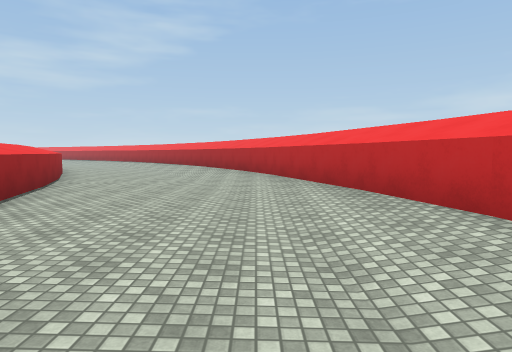
view 1 (above)

12 first-person views from a walk through a 3-D level made in the Unity game engine. The camera is 1.5 m above the floor, tilts 4° down and sees 75° across. The floor is counted in squares, 2 m on a side. Each view is taken from the middle of a square. On the plan, view 1 faces up. The plan holds only what a view shows up to about 11 squares ahead; the rest is blank. The place goes on beyond the plan. Surface patterns are stand-ins for the level's own textures.

view 2
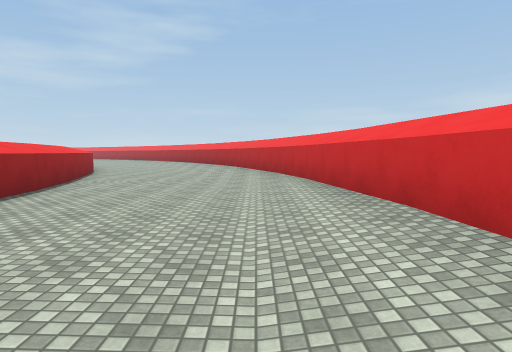

view 3
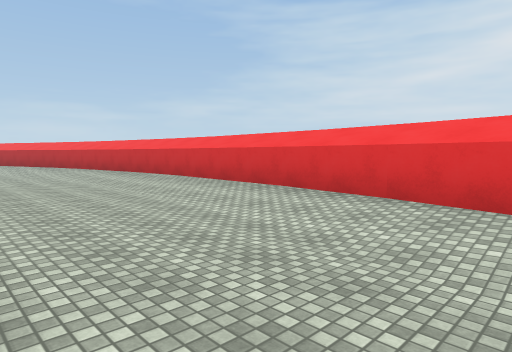

view 4
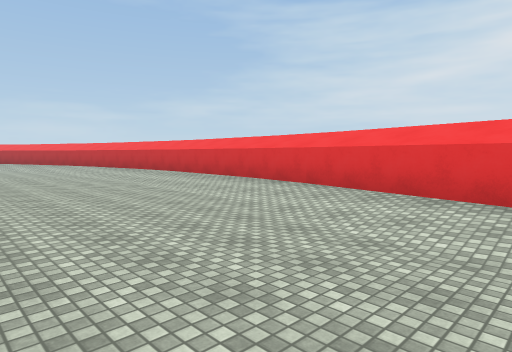

view 5
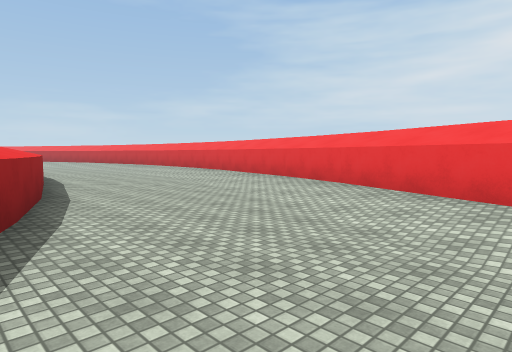

view 6
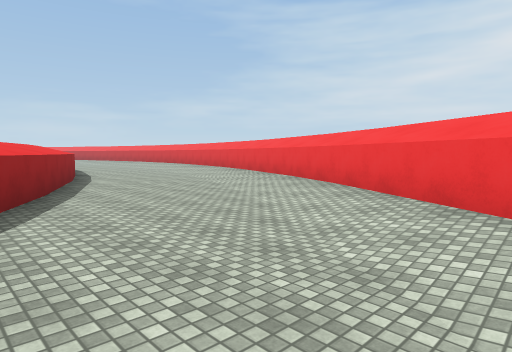

view 7
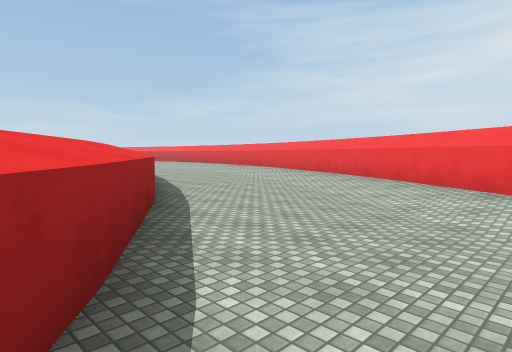

view 8
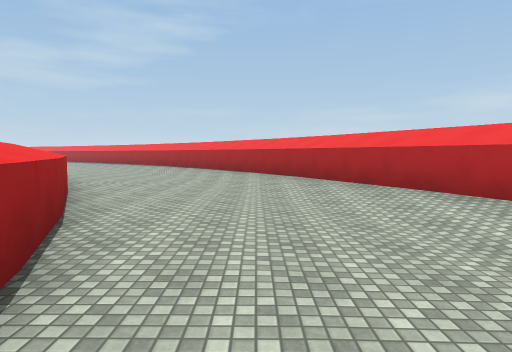

view 9
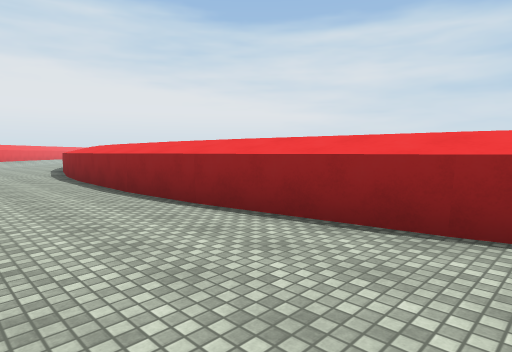

view 10
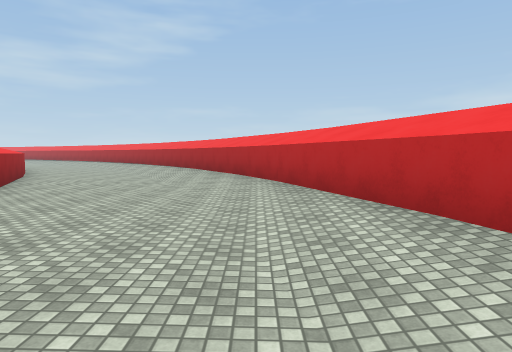

view 11
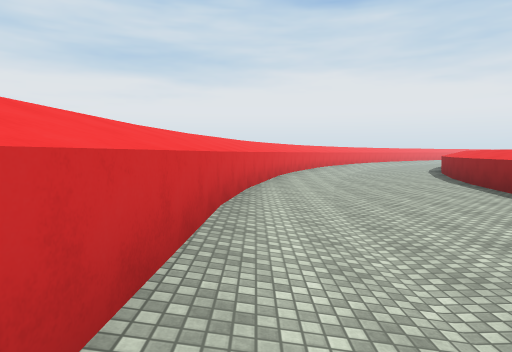

view 12
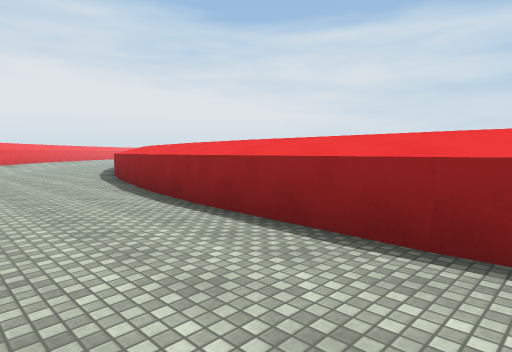

### Floor plan
Key: @ floor where view 1 was taken; # wall or solid block; . main floor; : floor 0.25 m higher than the main floor; / step, stairs or slope; ^ raised ledge.
Columns run from 9 left of view 1 to 3 right of it. Each row starts with its distance up from view 1.
 13   ..../^
 12   ^...//#
 11   #..../^#
 10    ^..../#
  9    #..../^
  8     ^...//#
  7     #..../#
  6      ^.../^
  5      #...//#
  4      #..../#
  3      #..../#
  2       ^.../^
  1       ^...//#
  0       #..@//#
 -1       #..../#
 -2       #..../#
 -3       #..../#
 -4       #..../#
 -5       #..../#
 -6       #..../#
 -7       #...//#
 -8       ^.../:#
 -9      #..../^
-10      #..../#
-11      #..../#
-12     #^...//#
-13     #..../##
-14     ^...//#
-15    #..../^
-16   ##..../#
-17   #....//#
-18   ^..../##
-19 ##..../^
-20 #....//#
-21 ^..../##
-22 ..../^#

Where each view was taken, in squares from view 1:
view 1: 0 up, 0 right, facing up
view 2: 4 down, 1 right, facing up
view 3: 10 down, 2 left, facing up-right
view 4: 12 down, 3 left, facing up-right
view 5: 17 down, 5 left, facing up-right
view 6: 22 down, 7 left, facing up-right
view 7: 22 down, 9 left, facing up-right
view 8: 5 up, 3 left, facing up
view 9: 3 up, 0 right, facing down-left
view 10: 2 up, 0 right, facing up
view 11: 2 down, 2 right, facing down
view 12: 2 down, 0 right, facing down-left
